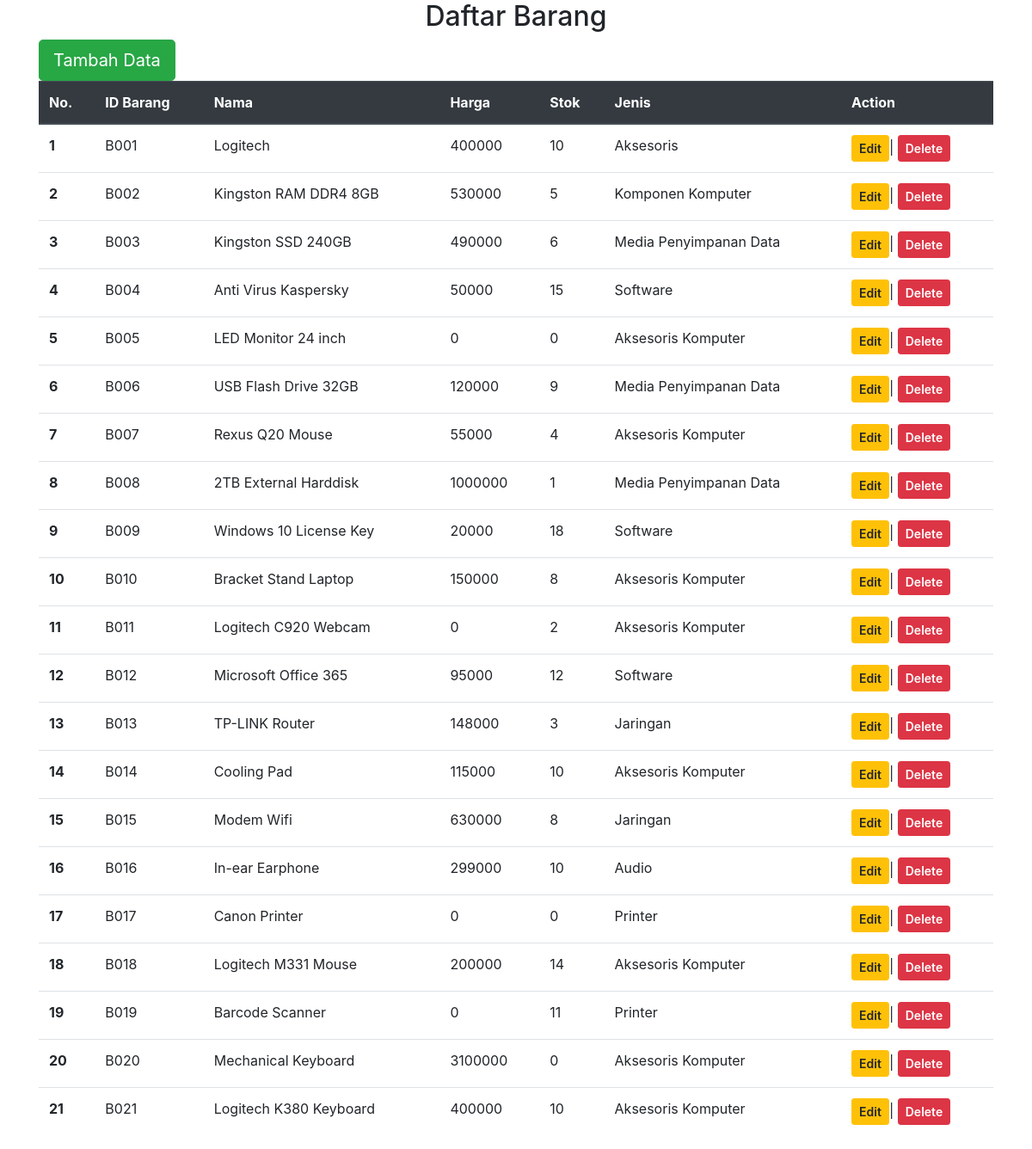
The page / on the database its author committed.
### tables this page shows
CREATE TABLE `tbl_barang` (
  `id_barang` char(4) NOT NULL,
  `nama` varchar(50) NOT NULL,
  `harga` float DEFAULT NULL,
  `stok` smallint(3) DEFAULT NULL,
  `jenis` varchar(50) NOT NULL
);

### index.php (the view, shortened to what this page needs)
<!DOCTYPE html>
<html lang="en">
<head>
  <link rel="stylesheet" href="https://cdn.jsdelivr.net/npm/bootstrap@4.6.2/dist/css/bootstrap.min.css">
</head>
<body>
  <div class="container">
    <center>
      <h2>
        Daftar Barang
      </h2>
    </center>
    <a href="create_barang.php" class="btn btn-success btn-lg " tabindex="-1" role="button" aria-disabled="true">Tambah Data</a>
    <table class="table table-hover-dark">
      <thead class="thead-dark">
        <tr>
          <th scope="col">No.</th>
          <th scope="col">ID Barang</th>
          <th scope="col">Nama</th>
          <th scope="col">Harga</th>
          <th scope="col">Stok</th>
          <th scope="col">Jenis</th>
          <th scope="col">Action</th>
        </tr>
      </thead>
      <tbody>
        <?php
        require 'connection.php';
        $hasil = mysqli_query($koneksi, "SELECT * FROM tbl_barang")
        ?>
        <?php
        $no = 1;
        while ($data = mysqli_fetch_array($hasil)) {
          echo "<tr>";
          echo "<th>" . $no . "</th>";
          echo "<td>" . $data['id_barang'] . "</td>";
          echo "<td>" . $data['nama'] . "</td>";
          echo "<td>" . $data['harga'] . "</td>";
          echo "<td>" . $data['stok'] . "</td>";
          echo "<td>" . $data['jenis'] . "</td>";
          echo "<td>
            <a href='edit_barang.php?id_barang=$data[id_barang]' class='btn btn-warning btn-sm' style='font-weight: 600;'>Edit</a>|
            <a href='delete_barang.php?id_barang=$data[id_barang] ' class='btn btn-danger btn-sm' style='font-weight: 600;'>Delete</a>
            </td>";
          echo "</tr>";
          $no++;
        }
        ?>
      </tbody>
    </table>
  </div>
</body>
</html>

### rows shown on the page
tbl_barang: id_barang "B001", nama "Logitech", harga "400000", stok "10", jenis "Aksesoris"
tbl_barang: id_barang "B002", nama "Kingston RAM DDR4 8GB", harga "530000", stok "5", jenis "Komponen Komputer"
tbl_barang: id_barang "B003", nama "Kingston SSD 240GB", harga "490000", stok "6", jenis "Media Penyimpanan Data"
tbl_barang: id_barang "B004", nama "Anti Virus Kaspersky", harga "50000", stok "15", jenis "Software"
tbl_barang: id_barang "B005", nama "LED Monitor 24 inch", harga "0", stok "0", jenis "Aksesoris Komputer"
tbl_barang: id_barang "B006", nama "USB Flash Drive 32GB", harga "120000", stok "9", jenis "Media Penyimpanan Data"
tbl_barang: id_barang "B007", nama "Rexus Q20 Mouse", harga "55000", stok "4", jenis "Aksesoris Komputer"
tbl_barang: id_barang "B008", nama "2TB External Harddisk", harga "1000000", stok "1", jenis "Media Penyimpanan Data"
tbl_barang: id_barang "B009", nama "Windows 10 License Key", harga "20000", stok "18", jenis "Software"
tbl_barang: id_barang "B010", nama "Bracket Stand Laptop", harga "150000", stok "8", jenis "Aksesoris Komputer"
tbl_barang: id_barang "B011", nama "Logitech C920 Webcam", harga "0", stok "2", jenis "Aksesoris Komputer"
tbl_barang: id_barang "B012", nama "Microsoft Office 365", harga "95000", stok "12", jenis "Software"
tbl_barang: id_barang "B013", nama "TP-LINK Router", harga "148000", stok "3", jenis "Jaringan"
tbl_barang: id_barang "B014", nama "Cooling Pad", harga "115000", stok "10", jenis "Aksesoris Komputer"
tbl_barang: id_barang "B015", nama "Modem Wifi", harga "630000", stok "8", jenis "Jaringan"
tbl_barang: id_barang "B016", nama "In-ear Earphone", harga "299000", stok "10", jenis "Audio"
tbl_barang: id_barang "B017", nama "Canon Printer", harga "0", stok "0", jenis "Printer"
tbl_barang: id_barang "B018", nama "Logitech M331 Mouse", harga "200000", stok "14", jenis "Aksesoris Komputer"
tbl_barang: id_barang "B019", nama "Barcode Scanner", harga "0", stok "11", jenis "Printer"
tbl_barang: id_barang "B020", nama "Mechanical Keyboard", harga "3100000", stok "0", jenis "Aksesoris Komputer"
tbl_barang: id_barang "B021", nama "Logitech K380 Keyboard", harga "400000", stok "10", jenis "Aksesoris Komputer"
